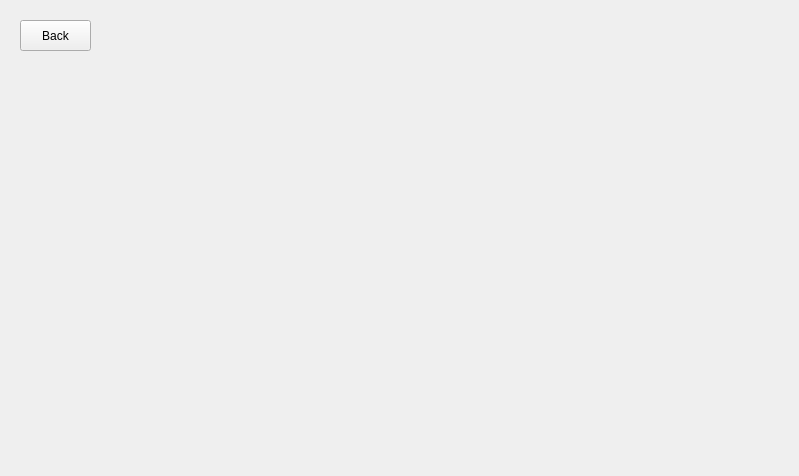
<?xml version="1.0" encoding="UTF-8"?>
<ui version="4.0">
 <class>recommend</class>
 <widget class="QWidget" name="recommend">
  <property name="geometry">
   <rect>
    <x>0</x>
    <y>0</y>
    <width>799</width>
    <height>476</height>
   </rect>
  </property>
  <property name="windowTitle">
   <string>recomment</string>
  </property>
  <widget class="QLabel" name="label">
   <property name="geometry">
    <rect>
     <x>200</x>
     <y>20</y>
     <width>371</width>
     <height>51</height>
    </rect>
   </property>
   <property name="font">
    <font>
     <family>Itim</family>
     <pointsize>11</pointsize>
    </font>
   </property>
   <property name="text">
    <string/>
   </property>
   <property name="alignment">
    <set>Qt::AlignCenter</set>
   </property>
  </widget>
  <widget class="QPushButton" name="butback">
   <property name="geometry">
    <rect>
     <x>20</x>
     <y>20</y>
     <width>71</width>
     <height>31</height>
    </rect>
   </property>
   <property name="text">
    <string>Back</string>
   </property>
  </widget>
 </widget>
 <resources/>
 <connections/>
</ui>
